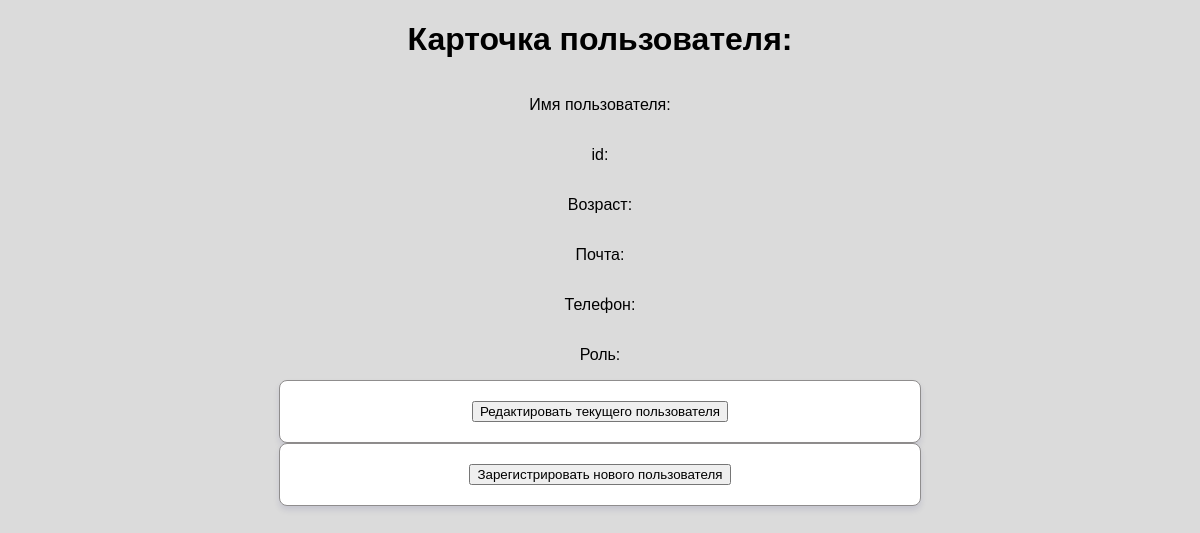
The page /users/31/ on the database as committed earlier.
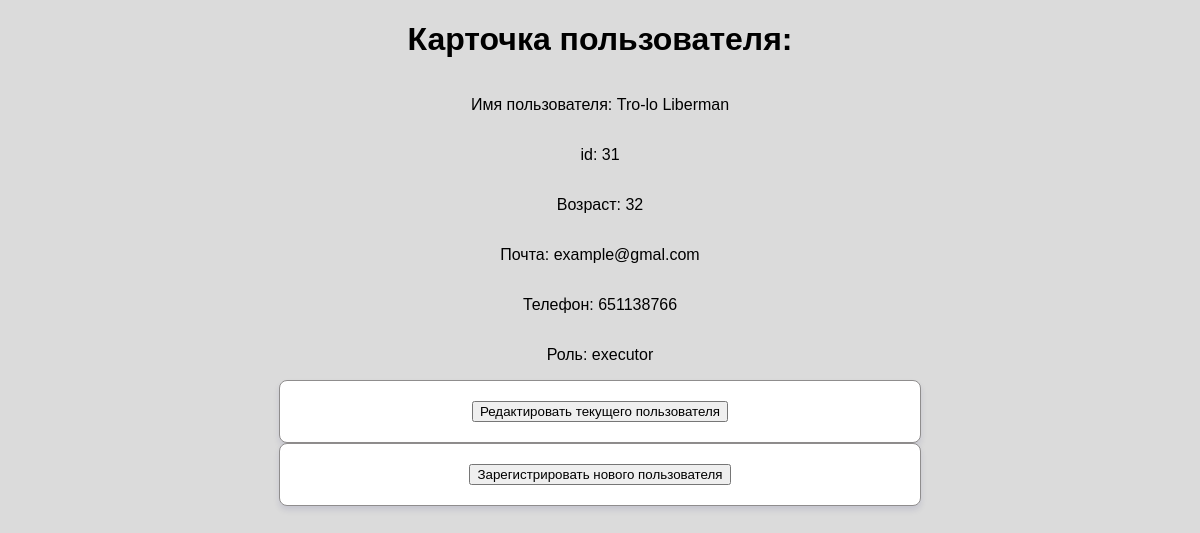
The same page on the database as committed later.
### home_work/You_Do.py (models this page shows)
class User (db.Model):
    __tablename__ = "users"
    id = db.Column (db.Integer, primary_key=True)
    first_name = db.Column(db.String (100), nullable = False)
    last_name = db.Column(db.String(100))
    age = db.Column(db.Integer, db.CheckConstraint("age>=16"))
    email = db.Column(db.String(150))
    role = db.Column(db.String(100))
    phone = db.Column(db.String(100))

### home_work/You_Do.py (the view)
@app.route('/users/<int:user>/')
def user_page(user=None):
    with app.app_context():
        user_data = db.session.query(User).get(user)
    return render_template('user.html', user_data=user_data)

### home_work/templates/user.html (shortened to what this page needs)
<!DOCTYPE html>
<html lang="ru">
<head>
    <link rel="stylesheet" href="{{ url_for('static', filename='styles.css') }}">
</head>
<body>
    <h1>Карточка пользователя:</h1>
    <p>Имя пользователя: {{ user_data.first_name }} {{ user_data.last_name }}</p>
    <p>id: {{ user_data.id }}</p>
    <p>Возраст: {{ user_data.age }}</p>
    <p>Почта: {{ user_data.email }}</p>
    <p>Телефон: {{ user_data.phone }}</p>
    <p>Роль: {{ user_data.role }}</p>
    <div class="container">
        <form method="GET" action="/user/change/">
            <input type="submit" value="Редактировать текущего пользователя">
        </form>
    </div>
    <div class="container">
        <form method="GET" action="/user/new/">
            <input type="submit" value="Зарегистрировать нового пользователя">
        </form>
    </div>
</body>
</html>

Rows that differ between the two databases and show on the page:
added User: first_name "Tro-lo", last_name "Liberman", id "31", age "32", email "example@gmal.com", phone "651138766", role "executor"
